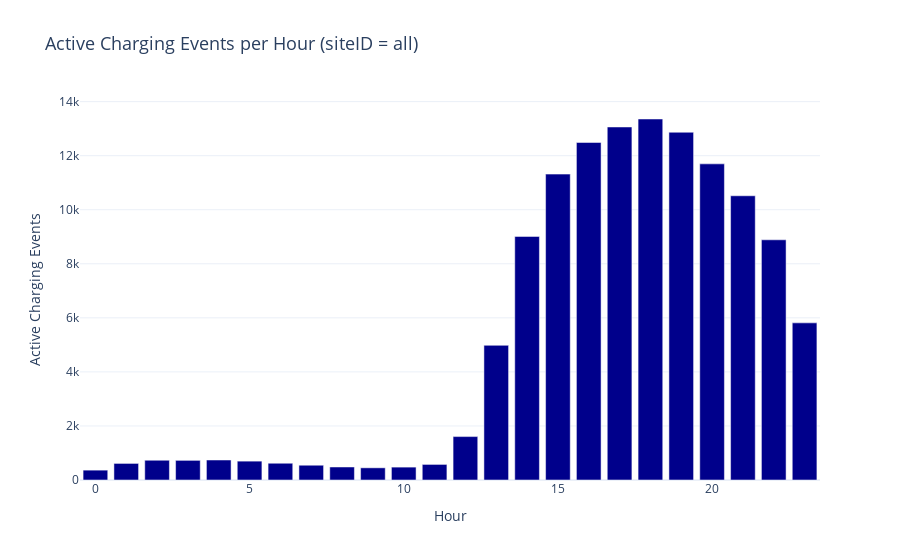
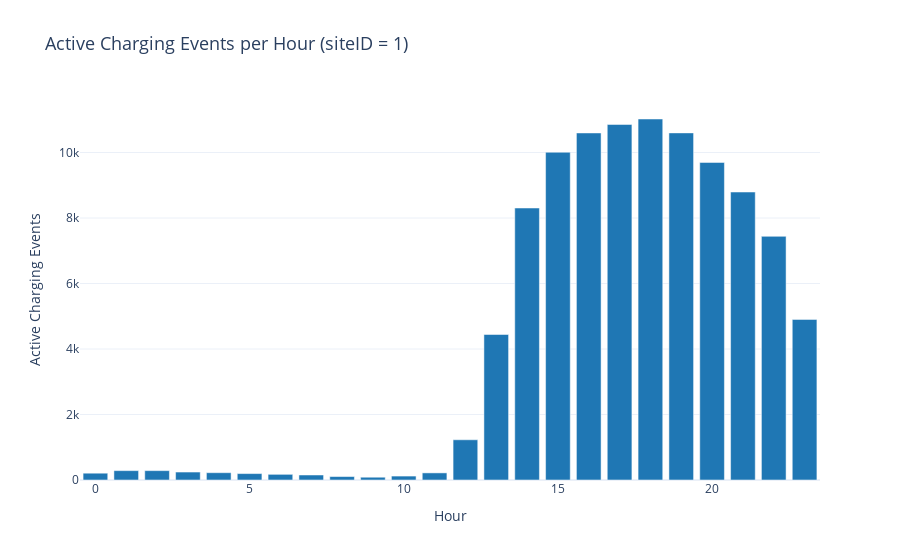
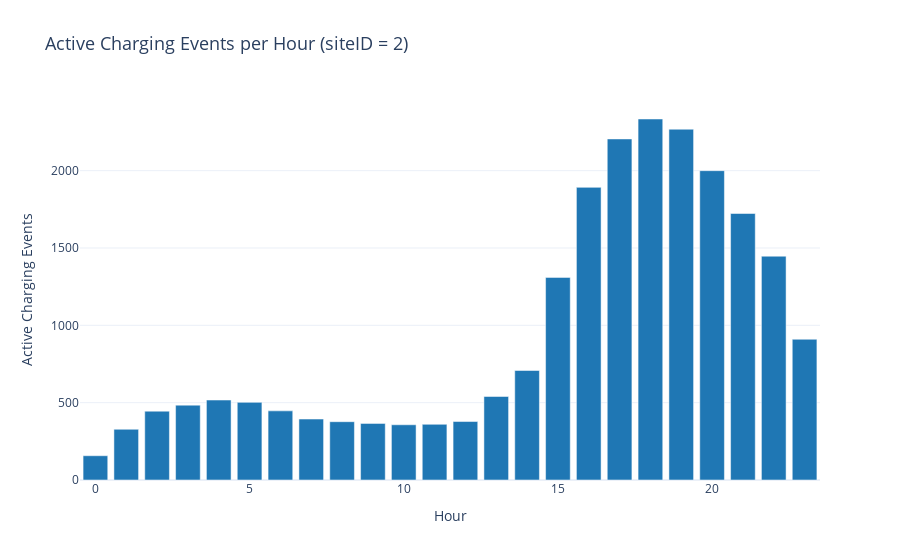

Write notebook code for charts like these, in order.
### Markdown cell above
## More Visualizations
In order to attain a broader picture of the hourly development, also the active charging events per hour are visualized

### Code cell
import pandas as pd
import plotly.express as px

# Convert datetime columns
charging_set['connectionTime'] = pd.to_datetime(charging_set['connectionTime'])
charging_set['disconnectTime'] = pd.to_datetime(charging_set['disconnectTime'])

# Function to calculate active events per hour
def calculate_hourly_activity(data, site_id=None):
    if site_id is not None:
        data = data[data['siteID'] == site_id]
    return pd.DataFrame([
        {'hour': hour, 'count': len(data[
            (data['connectionTime'].dt.hour <= hour) & 
            (data['disconnectTime'].dt.hour >= hour)
        ])} for hour in range(24)
    ])

# Plot function
def plot_activity(activity_df, title, color='#00008B'):
    fig = px.bar(
        activity_df, x='hour', y='count', title=title, 
        labels={'hour': 'Hour', 'count': 'Active Charging Events'}
    )
    fig.update_traces(marker_color=color)
    fig.update_layout(title_font_size=18, legend_title_text="Legend", template="plotly_white")
    fig.show()

# Overall activity
hourly_activity = calculate_hourly_activity(charging_set)
plot_activity(hourly_activity, 'Active Charging Events per Hour (siteID = all)')

# Activity per site
for site_id in [1, 2]:
    site_activity = calculate_hourly_activity(charging_set, site_id)
    plot_activity(site_activity, f'Active Charging Events per Hour (siteID = {site_id})', color='#1f77b4')

### Figure 1 — Plotly figure (JSON) as saved in the notebook; plotly's stock layout.template omitted (floating-point values rounded to 4 significant figures)
{"data": [{"alignmentgroup": "True", "hovertemplate": "Hour=%{x}<br>Active Charging Events=%{y}<extra></extra>", "legendgroup": "", "marker": {"color": "#00008B", "pattern": {"shape": ""}}, "name": "", "offsetgroup": "", "orientation": "v", "showlegend": false, "textposition": "auto", "type": "bar", "x": [0, 1, 2, 3, 4, 5, 6, 7, 8, 9, 10, 11, 12, 13, 14, 15, 16, 17, 18, 19, 20, 21, 22, 23], "xaxis": "x", "y": [365, 614, 731, 727, 740, 698, 620, 547, 482, 451, 477, 577, 1606, 4983, 9013, 11318, 12489, 13062, 13357, 12867, 11697, 10516, 8887, 5814], "yaxis": "y"}], "layout": {"barmode": "relative", "legend": {"title": {"text": "Legend"}, "tracegroupgap": 0}, "title": {"font": {"size": 18}, "text": "Active Charging Events per Hour (siteID = all)"}, "xaxis": {"anchor": "y", "domain": [0, 1], "title": {"text": "Hour"}}, "yaxis": {"anchor": "x", "domain": [0, 1], "title": {"text": "Active Charging Events"}}}}

### Figure 2 — Plotly figure (JSON) as saved in the notebook; plotly's stock layout.template omitted (floating-point values rounded to 4 significant figures)
{"data": [{"alignmentgroup": "True", "hovertemplate": "Hour=%{x}<br>Active Charging Events=%{y}<extra></extra>", "legendgroup": "", "marker": {"color": "#1f77b4", "pattern": {"shape": ""}}, "name": "", "offsetgroup": "", "orientation": "v", "showlegend": false, "textposition": "auto", "type": "bar", "x": [0, 1, 2, 3, 4, 5, 6, 7, 8, 9, 10, 11, 12, 13, 14, 15, 16, 17, 18, 19, 20, 21, 22, 23], "xaxis": "x", "y": [208, 286, 286, 243, 223, 196, 173, 153, 105, 85, 120, 217, 1228, 4443, 8305, 10008, 10597, 10857, 11023, 10599, 9697, 8793, 7440, 4904], "yaxis": "y"}], "layout": {"barmode": "relative", "legend": {"title": {"text": "Legend"}, "tracegroupgap": 0}, "title": {"font": {"size": 18}, "text": "Active Charging Events per Hour (siteID = 1)"}, "xaxis": {"anchor": "y", "domain": [0, 1], "title": {"text": "Hour"}}, "yaxis": {"anchor": "x", "domain": [0, 1], "title": {"text": "Active Charging Events"}}}}

### Figure 3 — Plotly figure (JSON) as saved in the notebook; plotly's stock layout.template omitted (floating-point values rounded to 4 significant figures)
{"data": [{"alignmentgroup": "True", "hovertemplate": "Hour=%{x}<br>Active Charging Events=%{y}<extra></extra>", "legendgroup": "", "marker": {"color": "#1f77b4", "pattern": {"shape": ""}}, "name": "", "offsetgroup": "", "orientation": "v", "showlegend": false, "textposition": "auto", "type": "bar", "x": [0, 1, 2, 3, 4, 5, 6, 7, 8, 9, 10, 11, 12, 13, 14, 15, 16, 17, 18, 19, 20, 21, 22, 23], "xaxis": "x", "y": [157, 328, 445, 484, 517, 502, 447, 394, 377, 366, 357, 360, 378, 540, 708, 1310, 1892, 2205, 2334, 2268, 2000, 1723, 1447, 910], "yaxis": "y"}], "layout": {"barmode": "relative", "legend": {"title": {"text": "Legend"}, "tracegroupgap": 0}, "title": {"font": {"size": 18}, "text": "Active Charging Events per Hour (siteID = 2)"}, "xaxis": {"anchor": "y", "domain": [0, 1], "title": {"text": "Hour"}}, "yaxis": {"anchor": "x", "domain": [0, 1], "title": {"text": "Active Charging Events"}}}}
